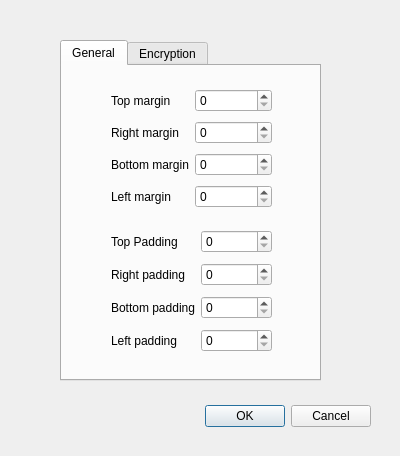
<?xml version="1.0" encoding="UTF-8"?>
<ui version="4.0">
 <class>Preference</class>
 <widget class="QDialog" name="Preference">
  <property name="geometry">
   <rect>
    <x>0</x>
    <y>0</y>
    <width>400</width>
    <height>456</height>
   </rect>
  </property>
  <property name="windowTitle">
   <string>Dialog</string>
  </property>
  <widget class="QDialogButtonBox" name="buttonBox">
   <property name="geometry">
    <rect>
     <x>30</x>
     <y>400</y>
     <width>341</width>
     <height>32</height>
    </rect>
   </property>
   <property name="orientation">
    <enum>Qt::Horizontal</enum>
   </property>
   <property name="standardButtons">
    <set>QDialogButtonBox::Cancel|QDialogButtonBox::Ok</set>
   </property>
  </widget>
  <widget class="QTabWidget" name="tabWidget_preference">
   <property name="geometry">
    <rect>
     <x>60</x>
     <y>40</y>
     <width>261</width>
     <height>341</height>
    </rect>
   </property>
   <property name="currentIndex">
    <number>0</number>
   </property>
   <widget class="QWidget" name="tab">
    <attribute name="title">
     <string>General</string>
    </attribute>
    <widget class="QWidget" name="gridLayoutWidget">
     <property name="geometry">
      <rect>
       <x>49</x>
       <y>20</y>
       <width>161</width>
       <height>128</height>
      </rect>
     </property>
     <layout class="QGridLayout" name="gridLayout">
      <item row="1" column="0">
       <widget class="QLabel" name="label_preference_marginRight">
        <property name="text">
         <string>Right margin</string>
        </property>
       </widget>
      </item>
      <item row="0" column="1">
       <widget class="QSpinBox" name="spinBox_preference_marginTop"/>
      </item>
      <item row="0" column="0">
       <widget class="QLabel" name="label_preference_marginTop">
        <property name="text">
         <string>Top margin</string>
        </property>
       </widget>
      </item>
      <item row="3" column="1">
       <widget class="QSpinBox" name="spinBox_preference_marginLeft"/>
      </item>
      <item row="3" column="0">
       <widget class="QLabel" name="label_preference_marginLeft">
        <property name="text">
         <string>Left margin</string>
        </property>
       </widget>
      </item>
      <item row="1" column="1">
       <widget class="QSpinBox" name="spinBox_preference_marginRight"/>
      </item>
      <item row="2" column="0">
       <widget class="QLabel" name="label_preference_marginBottom">
        <property name="text">
         <string>Bottom margin</string>
        </property>
       </widget>
      </item>
      <item row="2" column="1">
       <widget class="QSpinBox" name="spinBox_preference_marginBottom"/>
      </item>
     </layout>
    </widget>
    <widget class="QWidget" name="gridLayoutWidget_2">
     <property name="geometry">
      <rect>
       <x>49</x>
       <y>160</y>
       <width>161</width>
       <height>131</height>
      </rect>
     </property>
     <layout class="QGridLayout" name="gridLayout_2">
      <item row="0" column="0">
       <widget class="QLabel" name="label_preference_paddingTop">
        <property name="text">
         <string>Top Padding</string>
        </property>
       </widget>
      </item>
      <item row="2" column="0">
       <widget class="QLabel" name="label_preference_paddingBottom">
        <property name="text">
         <string>Bottom padding</string>
        </property>
       </widget>
      </item>
      <item row="1" column="0">
       <widget class="QLabel" name="label_preference_paddingRight">
        <property name="text">
         <string>Right padding</string>
        </property>
       </widget>
      </item>
      <item row="3" column="0">
       <widget class="QLabel" name="label_preference_paddingLeft">
        <property name="text">
         <string>Left padding</string>
        </property>
       </widget>
      </item>
      <item row="0" column="1">
       <widget class="QSpinBox" name="spinBox_preference_paddingTop"/>
      </item>
      <item row="1" column="1">
       <widget class="QSpinBox" name="spinBox_preference_paddingRight"/>
      </item>
      <item row="2" column="1">
       <widget class="QSpinBox" name="spinBox_preference_paddingBottom"/>
      </item>
      <item row="3" column="1">
       <widget class="QSpinBox" name="spinBox_preference_paddingLeft"/>
      </item>
     </layout>
    </widget>
   </widget>
   <widget class="QWidget" name="tab_2">
    <attribute name="title">
     <string>Encryption</string>
    </attribute>
   </widget>
  </widget>
 </widget>
 <resources/>
 <connections>
  <connection>
   <sender>buttonBox</sender>
   <signal>accepted()</signal>
   <receiver>Preference</receiver>
   <slot>accept()</slot>
   <hints>
    <hint type="sourcelabel">
     <x>248</x>
     <y>254</y>
    </hint>
    <hint type="destinationlabel">
     <x>157</x>
     <y>274</y>
    </hint>
   </hints>
  </connection>
  <connection>
   <sender>buttonBox</sender>
   <signal>rejected()</signal>
   <receiver>Preference</receiver>
   <slot>reject()</slot>
   <hints>
    <hint type="sourcelabel">
     <x>316</x>
     <y>260</y>
    </hint>
    <hint type="destinationlabel">
     <x>286</x>
     <y>274</y>
    </hint>
   </hints>
  </connection>
 </connections>
</ui>
